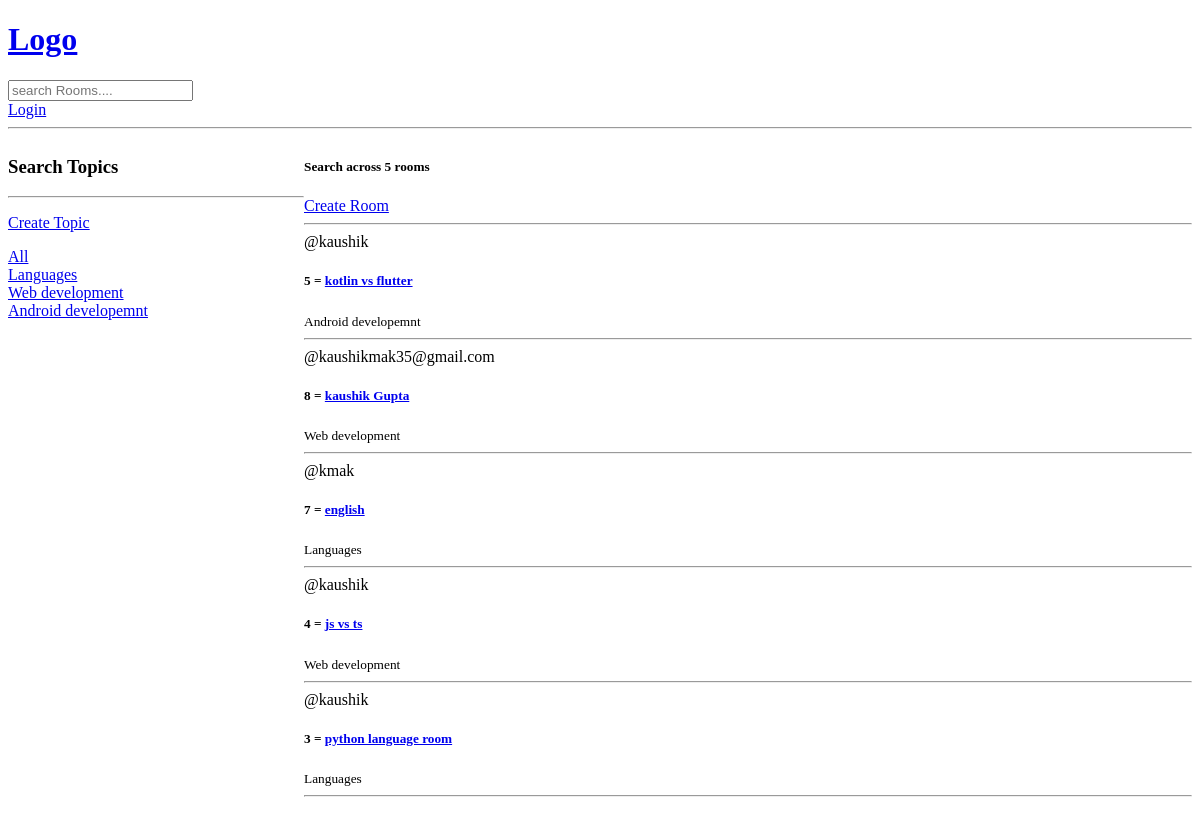
Before: / with the older database file.
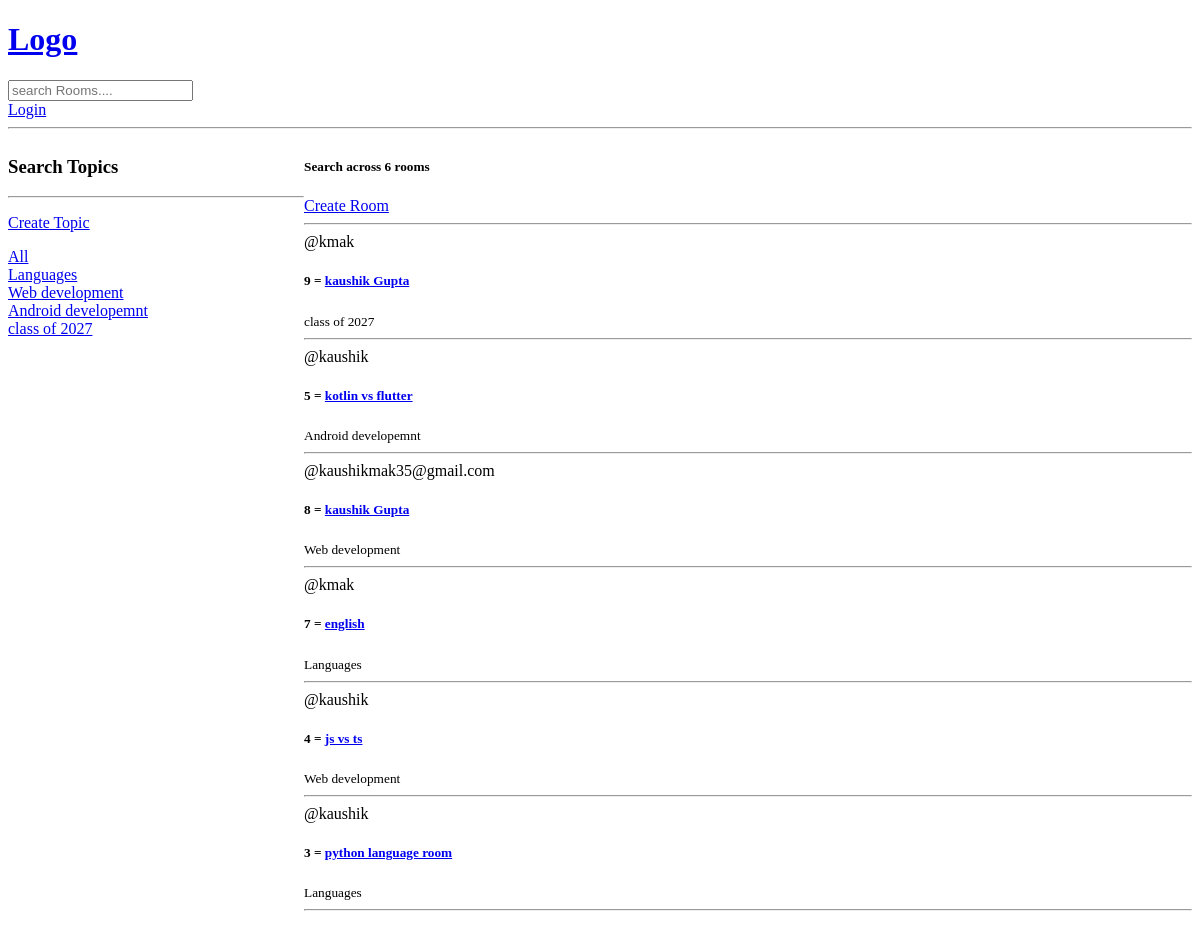
After: the same page with the newer database file.
### base/models.py (models this page shows, shortened)
class Topic(models.Model):
    name = models.CharField(max_length=200)

class Room(models.Model):
    host = models.ForeignKey(User, on_delete=models.SET_NULL, null=True)
    topic = models.ForeignKey(Topic, on_delete=models.SET_NULL, null=True)
    name = models.CharField(max_length=200)
    description = models.TextField(null=True, blank=True)
    participants = models.ManyToManyField(User, related_name='participants', blank=True)
    updated = models.DateTimeField(auto_now=True)
    created = models.DateTimeField(auto_now_add=True)
    class Meta:
        ordering = ['-updated','-created']

### base/views.py (the view)
# urls.py: path('', views.home, name="home"),
def home(request):
    query = request.GET.get('q', '')  # Default to empty string if q is not in GET
    if query == '':
        rooms = Room.objects.all()
    else:
        rooms = Room.objects.filter(
            Q(topic__name__contains = query) | Q(name__icontains=query) | Q(description__icontains=query)
            )
    topic  = Topic.objects.all()
    room_count = rooms.count()
    context = {'rooms': rooms, 'topic': topic, 'room_count': room_count}
    return render(request, 'base/home.html', context)

### base/templates/base/home.html (shortened to what this page needs)
{% extends 'main.html' %}
{% block content %}
<div class="home-container">
  <div>
    <h3>Search Topics</h3>
    <hr />
    <a href="{% url 'create-topic' %}"><p>Create Topic</p></a>
    <a href="{% url 'home' %}">All</a>
    {% for i in topic %}
      <div>
        <a href="{% url 'home' %}?q={{i.name}}">{{i.name}}</a>
      </div>
    {% endfor %}
  </div>
  <div>
    <h5>Search across {{room_count}} rooms</h5>
    <a href="{% url 'create-room' %}">Create Room</a>
    <hr>
    <div>
      {% for i in rooms %}
      <div>
        <span>@{{ i.host.username }}</span>
        <h5>{{i.id}} = <a href="{% url 'room' i.id %}">{{i.name}}</a></h5>
        <small>{{i.topic.name}}</small>
        <hr />
      </div>
      {% endfor %}
    </div>
  </div>
</div>
{% endblock %}

### templates/main.html (shortened to what this page needs)
<!DOCTYPE html>
<html lang="en">
<head>
</head>
<body>
    {% include 'nav.html' %}
    {% block content %}
    {% endblock %}
</body>
</html>

### templates/nav.html
<a href="/">
    <h1>Logo</h1>
</a>
<form method="get" action="{% url 'home' %}">
    <input type="text" name="q" placeholder="search Rooms....">
</form>
{% if request.user.is_authenticated %}
    <h5>Welcome back "{{request.user.username}}"</h5>
    <a href="{% url 'logout' %}">Log Out</a>
{% else %}
    <a href="{% url 'login' %}">Login</a>
{% endif %}
<hr>

### base/templates/base/home.html (style rules this page uses)
.home-container { display: grid; grid-template-columns: 1fr 3fr; }

Changed rows visible on the page:
added Topic: name "class of 2027"
added Room: host.username "kmak", id "9", name "kaushik Gupta", topic.name "class of 2027"
Other visible differences:
{{ room_count }}: "5" → "6"
